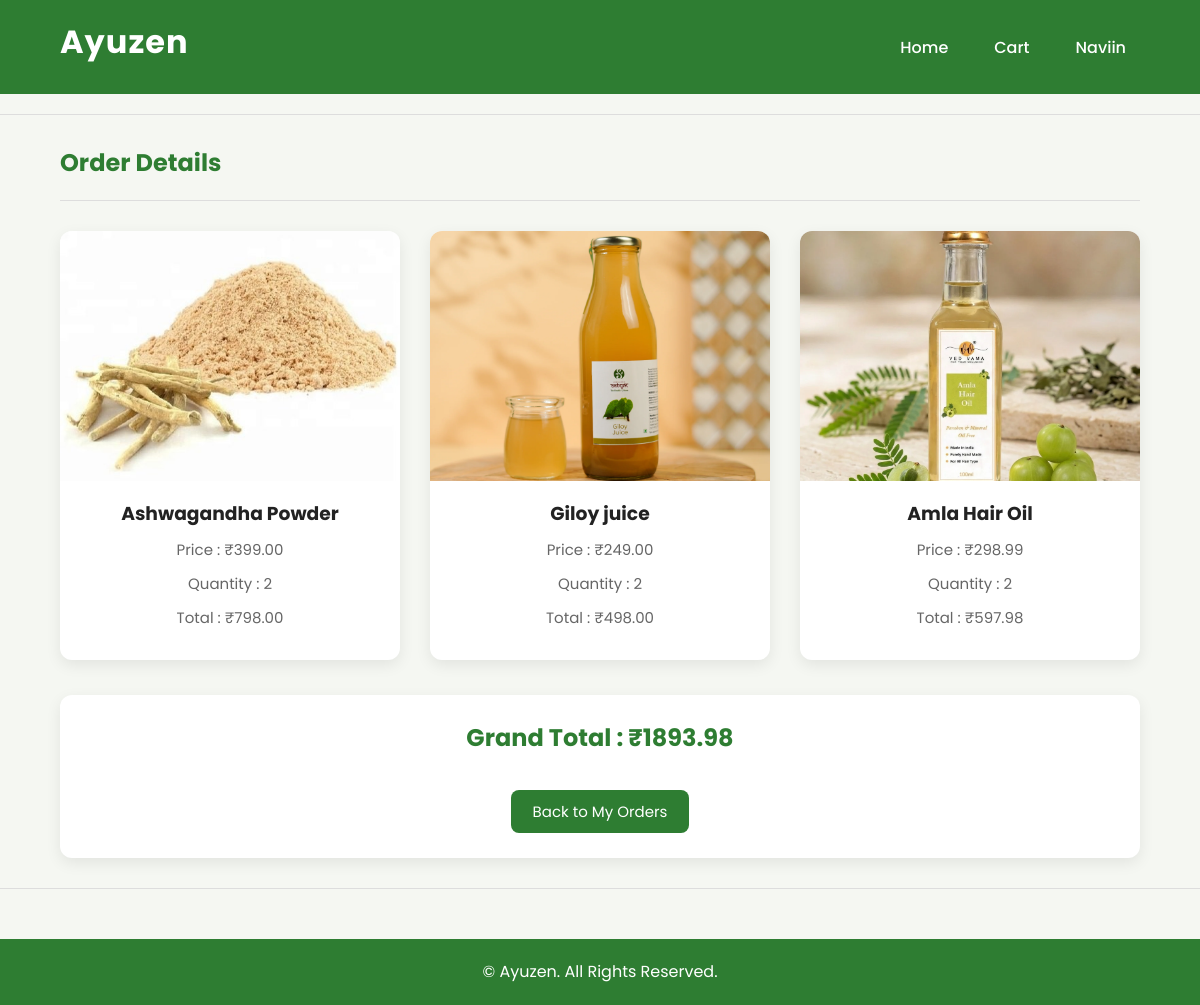
The page /orders/6/ (signed in) on the database its author committed.
### orders/models.py (models this page shows, shortened)
class OrderItem(models.Model):
    order = models.ForeignKey(
        Order,
        on_delete=models.CASCADE
    )
    product = models.ForeignKey(
        Product,
        on_delete=models.CASCADE
    )
    quantity = models.PositiveIntegerField()
    price = models.DecimalField(
        max_digits=10,
        decimal_places=2
    )

class Order(models.Model):
    STATUS_CHOICES = [
        ('Pending', 'Pending'),
        ('Shipped', 'Shipped'),
        ('Delivered', 'Delivered'),
    ]
    user = models.ForeignKey(
        User,
        on_delete=models.CASCADE
    )
    order_date = models.DateTimeField(
        auto_now_add=True
    )
    total_amount = models.DecimalField(
        max_digits=10,
        decimal_places=2
    )
    status = models.CharField(
        max_length=20,
        choices=STATUS_CHOICES,
        default='Pending'
    )

### products/models.py (models this page shows, shortened)
class Product(models.Model):
    name=models.CharField(max_length=100)
    image = models.CharField(max_length=200)
    price=models.DecimalField(decimal_places=2,max_digits=7)
    description=models.TextField()
    category=models.ForeignKey(Category,on_delete=models.CASCADE)

### orders/views.py (the view)
# urls.py: path('<int:order_id>/',views.order_detail,name='order_detail'),
@login_required
def order_detail(request, order_id):
    order = get_object_or_404(
        Order,
        id=order_id,
        user=request.user
    )
    order_items = OrderItem.objects.filter(
        order=order
    )
    for item in order_items:
        item.total = item.price * item.quantity
    context = {
        'order': order,
        'order_items': order_items
    }
    return render(
        request,
        'order_detail.html',
        context
    )

### templates/order_detail.html
{% extends 'base.html' %}
{% block content %}
{% load static %}
<div class="container">
    <h2>Order Details</h2>
    <hr>
    <div class="product-grid">
        {% for item in order_items %}
            <div class="product-card">
                <img src="{% static 'images/'|add:item.product.image %}" alt="{{ item.product.name }}">
                <h3>{{ item.product.name }}</h3>
                <p>Price : ₹{{ item.price }}</p>
                <p>Quantity : {{ item.quantity }}</p>
                <p>Total : ₹{{ item.total }}</p>
            </div>
        {% endfor %}
    </div>
    <div class="order-summary">
        <h2>Grand Total : ₹{{ order.total_amount }}</h2>
        <br>
        <a href="{% url 'my_orders' %}">
            <button>Back to My Orders</button>
        </a>
    </div>
</div>
{% endblock %}

### templates/base.html (shortened to what this page needs)
<!DOCTYPE html>
<html lang="en">
<head>
    {% load static %}
    <link rel="stylesheet" href="{% static 'css/style.css' %}">
</head>
<body>
    <header>
        <h1>Ayuzen</h1>
        <nav>
            <a href="/">Home</a>
            <a href="{% url 'cart' %}">Cart</a>
            {% if request.user.is_authenticated %}
                <a href="{% url 'profile' %}">
                    {{ request.user.username }}
                </a>
            {% else %}
                <a href="{% url 'login' %}">Login</a>
                <a href="{% url 'register' %}">Register</a>
            {% endif %}
        </nav>
    </header>
    <hr>
    {% block content %}
    {% endblock content %}
    <hr>
    <footer>
        <p>© Ayuzen. All Rights Reserved.</p>
    </footer>
</body>
</html>

### static/css/style.css (style rules this page uses)
* { margin:0; padding:0; box-sizing:border-box; font-family:'Poppins',sans-serif; }
body { background:#f5f7f2; color:#333; min-height:100vh; }
a { text-decoration:none; color:inherit; }
hr { border:none; border-top:1px solid #ddd; margin:20px 0; }
.container { width:90%; max-width:1200px; margin:30px auto; }
header { background:#2E7D32; color:white; padding:18px 60px; display:flex; justify-content:space-between; align-items:center; position:sticky; top:0; z-index:100; }
header h1 { font-size:32px; letter-spacing:1px; }
nav { display:flex; gap:18px; align-items:center; }
nav a { color:white; font-weight:500; padding:8px 14px; border-radius:6px; transition:.3s; }
h1,h2,h3 { margin-bottom:10px; }
h2 { color:#2E7D32; }
p { line-height:1.6; }
button { background:#2E7D32; color:white; border:none; padding:10px 22px; border-radius:8px; cursor:pointer; font-size:15px; transition:.3s; }
footer { margin-top:50px; background:#2E7D32; color:white; text-align:center; padding:20px; }
footer p { margin:0; }
.product-grid { display:grid; grid-template-columns:repeat(auto-fit,minmax(260px,1fr)); gap:30px; margin-top:30px; }
.product-card { background:white; border-radius:12px; overflow:hidden; box-shadow:0 5px 15px rgba(0,0,0,.08); transition:.3s; text-align:center; padding-bottom:20px; }
.product-card img { width:100%; height:250px; object-fit:cover; display:block; }
.product-card h3 { margin-top:18px; color:#222; }
.product-card p { padding:0 18px; margin:10px 0; color:#666; font-size:15px; }
.product-card img { transition:.4s; }
.order-summary { background:white; margin-top:35px; padding:25px; border-radius:12px; box-shadow:0 5px 15px rgba(0,0,0,.08); text-align:center; }
.order-summary h2 { color:#2E7D32; }

### rows shown on the page
OrderItem: product.image (picture), product.name "Ashwagandha Powder", price "399.00", quantity "2", total "798.00"
OrderItem: product.image (picture), product.name "Giloy juice", price "249.00", quantity "2", total "498.00"
OrderItem: product.image (picture), product.name "Amla Hair Oil", price "298.99", quantity "2", total "597.98"
Order: total_amount "1893.98"

### other values the page prints
{{ request.user.username }} "Naviin"
